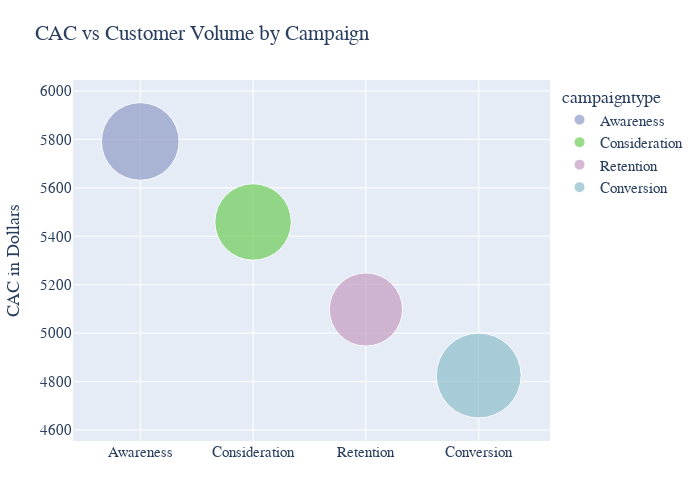

Notebook source saved alongside this figure:
### Code cell
# df_bubble has ['CampaignType', 'CAC', 'NewCustomers']
fig = px.scatter(cac_df, x='campaigntype', y='cac',
                 size='new_customers_acquired', color='campaigntype',
                 color_discrete_sequence=["#909bc7", "#6ece58", "#c59dc1", "#8dbeca"],
                 title='CAC vs Customer Volume by Campaign',
                 size_max=60)

fig.update_layout(height=500, width = 700, xaxis_title="", yaxis_title="CAC in Dollars", 
                  font=dict(size=15,   # Overall font size for labels, axes, etc.
                            family="Arial"),
                  margin=dict(t=80, l=50, r=50, b=50))

# Save as PNG (or use .jpeg, .pdf, etc.)
fig.write_image("cac.png")  
Image("cac.png")
fig.show()

### Figure 1 — Plotly figure (JSON) as saved in the notebook; plotly's stock layout.template omitted (floating-point values rounded to 4 significant figures)
{"data": [{"hovertemplate": "campaigntype=%{x}<br>cac=%{y}<br>new_customers_acquired=%{marker.size}<extra></extra>", "legendgroup": "Awareness", "marker": {"color": "#909bc7", "size": [160], "sizemode": "area", "sizeref": 0.05306, "symbol": "circle"}, "mode": "markers", "name": "Awareness", "orientation": "v", "showlegend": true, "type": "scatter", "x": ["Awareness"], "xaxis": "x", "y": [5791.0], "yaxis": "y"}, {"hovertemplate": "campaigntype=%{x}<br>cac=%{y}<br>new_customers_acquired=%{marker.size}<extra></extra>", "legendgroup": "Consideration", "marker": {"color": "#6ece58", "size": [155], "sizemode": "area", "sizeref": 0.05306, "symbol": "circle"}, "mode": "markers", "name": "Consideration", "orientation": "v", "showlegend": true, "type": "scatter", "x": ["Consideration"], "xaxis": "x", "y": [5459.0], "yaxis": "y"}, {"hovertemplate": "campaigntype=%{x}<br>cac=%{y}<br>new_customers_acquired=%{marker.size}<extra></extra>", "legendgroup": "Retention", "marker": {"color": "#c59dc1", "size": [142], "sizemode": "area", "sizeref": 0.05306, "symbol": "circle"}, "mode": "markers", "name": "Retention", "orientation": "v", "showlegend": true, "type": "scatter", "x": ["Retention"], "xaxis": "x", "y": [5098.0], "yaxis": "y"}, {"hovertemplate": "campaigntype=%{x}<br>cac=%{y}<br>new_customers_acquired=%{marker.size}<extra></extra>", "legendgroup": "Conversion", "marker": {"color": "#8dbeca", "size": [191], "sizemode": "area", "sizeref": 0.05306, "symbol": "circle"}, "mode": "markers", "name": "Conversion", "orientation": "v", "showlegend": true, "type": "scatter", "x": ["Conversion"], "xaxis": "x", "y": [4825.0], "yaxis": "y"}], "layout": {"font": {"family": "Arial", "size": 15}, "height": 500, "legend": {"itemsizing": "constant", "title": {"text": "campaigntype"}, "tracegroupgap": 0}, "margin": {"b": 50, "l": 50, "r": 50, "t": 80}, "title": {"text": "CAC vs Customer Volume by Campaign"}, "width": 700, "xaxis": {"anchor": "y", "autorange": true, "categoryarray": ["Awareness", "Consideration", "Retention", "Conversion"], "categoryorder": "array", "domain": [0, 1], "range": [-0.608, 3.645], "title": {"text": ""}, "type": "category"}, "yaxis": {"anchor": "x", "autorange": true, "domain": [0, 1], "range": [4555.0, 6045.0], "title": {"text": "CAC in Dollars"}, "type": "linear"}}}
